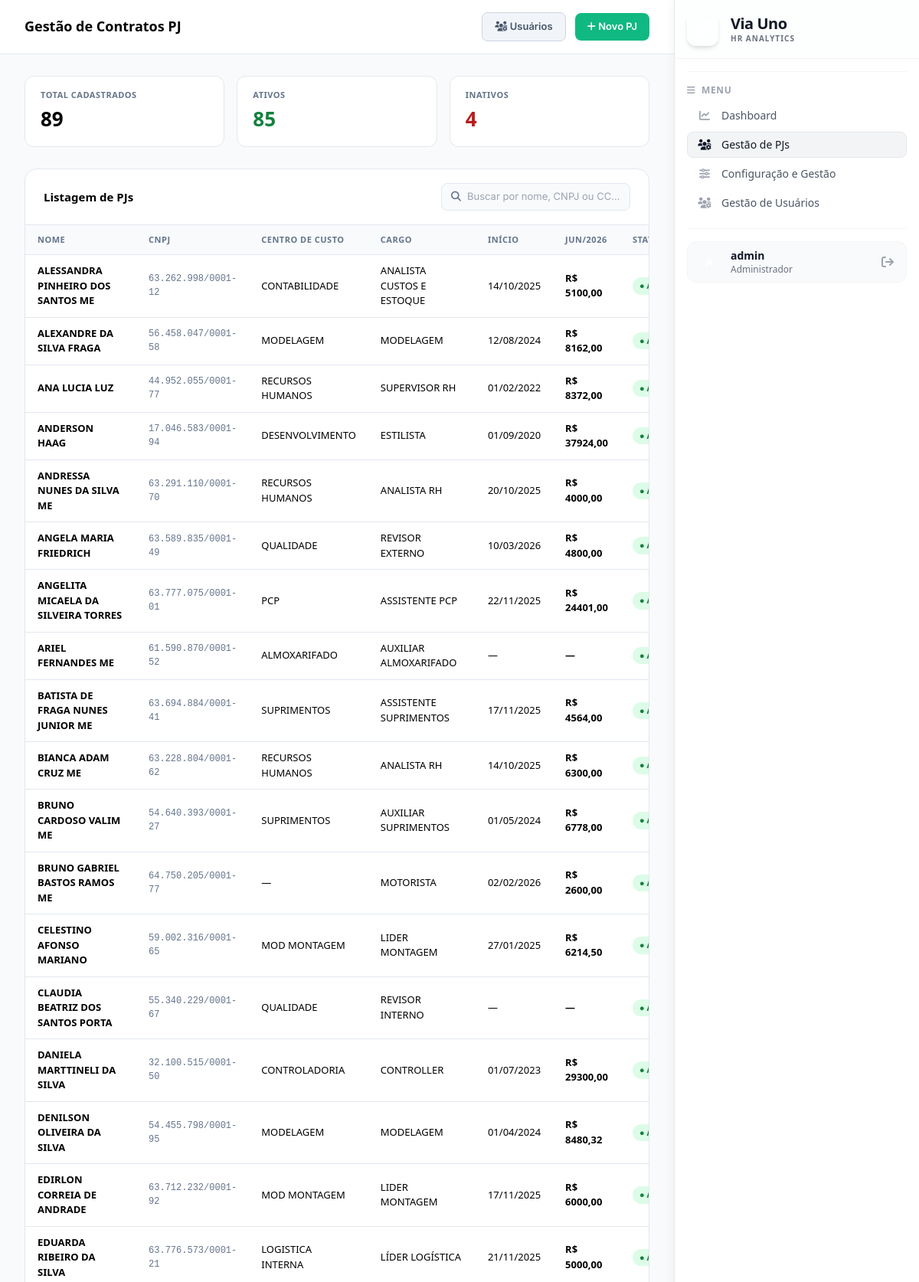
The page /admin (signed in, upper part) on the database its author committed.
### models.py (models this page shows, shortened)
class PjContrato(db.Model):
    __tablename__ = 'pj_contratos'
    id = db.Column(db.Integer, primary_key=True)
    nome = db.Column(db.String(200), nullable=False)
    cnpj = db.Column(db.String(20), unique=True, nullable=False)
    razao_social = db.Column(db.String(200))
    data_inicio = db.Column(db.Date)
    data_encerramento = db.Column(db.Date)
    cargo = db.Column(db.String(100))
    centro_custo = db.Column(db.String(100))
    observacoes = db.Column(db.Text)
    ativo = db.Column(db.Boolean, default=True)
    valor_2025 = db.Column(db.Float, default=0.0)
    valor_jan_2026 = db.Column(db.Float, default=0.0)
    valor_fev_2026 = db.Column(db.Float, default=0.0)
    valor_mar_2026 = db.Column(db.Float, default=0.0)
    valor_abr_2026 = db.Column(db.Float, default=0.0)
    valor_mai_2026 = db.Column(db.Float, default=0.0)
    valor_jun_2026 = db.Column(db.Float, default=0.0)
    valor_jul_2026 = db.Column(db.Float, default=0.0)
    valor_ago_2026 = db.Column(db.Float, default=0.0)
    valor_set_2026 = db.Column(db.Float, default=0.0)
    valor_out_2026 = db.Column(db.Float, default=0.0)
    valor_nov_2026 = db.Column(db.Float, default=0.0)
    valor_dez_2026 = db.Column(db.Float, default=0.0)

class User(UserMixin, db.Model):
    __tablename__ = 'users'
    id = db.Column(db.Integer, primary_key=True)
    username = db.Column(db.String(80), unique=True, nullable=False)
    password_hash = db.Column(db.String(200), nullable=False)
    role = db.Column(db.String(20), nullable=False, default='viewer')  # 'editor' or 'viewer'
    @property
    def is_editor(self):
        return self.role == 'editor'

### app.py (the view)
@app.route('/admin')
@editor_required
def admin():
    search = request.args.get('q', '').strip()
    query = PjContrato.query
    if search:
        query = query.filter(
            PjContrato.nome.ilike(f'%{search}%') |
            PjContrato.cnpj.ilike(f'%{search}%') |
            PjContrato.centro_custo.ilike(f'%{search}%')
        )
    pjs = query.order_by(PjContrato.nome).all()
    return render_template('admin.html', pjs=pjs, search=search)

### app.py (called while the page is built)
@event.listens_for(Engine, 'connect')
def set_sqlite_pragma(dbapi_connection, connection_record):
    if isinstance(dbapi_connection, sqlite3.Connection):
        cursor = dbapi_connection.cursor()
        cursor.execute('PRAGMA journal_mode=WAL')
        cursor.execute('PRAGMA busy_timeout=10000')
        cursor.close()

@login_manager.user_loader
def load_user(user_id):
    return User.query.get(int(user_id))

def editor_required(f):
    @wraps(f)
    def decorated_function(*args, **kwargs):
        if not current_user.is_authenticated:
            flash('Para acessar esta página é necessário fazer login.', 'error')
            return redirect(url_for('login'))
        if not current_user.is_editor:
            flash('Acesso negado. Apenas editores podem acessar esta página.', 'error')
            return redirect(url_for('index'))
        return f(*args, **kwargs)
    return decorated_function

### templates/admin.html (shortened to what this page needs)
<!DOCTYPE html>
<html lang="pt-BR">
<head>
    <script src="https://cdn.tailwindcss.com"></script>
    <link rel="stylesheet" href="https://cdnjs.cloudflare.com/ajax/libs/font-awesome/6.4.0/css/all.min.css">
</head>
<body class="bg-gray-50 flex h-screen overflow-hidden antialiased">
    <div class="main flex-1">
        <div class="topbar">
            <h1>Gestão de Contratos PJ</h1>
            <div class="topbar-actions">
                <a href="{{ url_for('admin_usuarios') }}" class="btn" style="background:#f1f5f9; color:#475569; border:1px solid #cbd5e1;">
                    <i class="fa-solid fa-users-gear"></i> &nbsp;Usuários
                </a>
                <a href="{{ url_for('pj_novo') }}" class="btn btn-primary">
                    <i class="fa-solid fa-plus"></i> &nbsp;Novo PJ
                </a>
            </div>
        </div>
        <div class="content">
            <div class="stats-grid">
                <div class="stat-card">
                    <p>Total Cadastrados</p>
                    <h3>{{ pjs | length }}</h3>
                </div>
                <div class="stat-card">
                    <p>Ativos</p>
                    <h3 style="color: #15803d;">{{ pjs | selectattr('ativo') | list | length }}</h3>
                </div>
                <div class="stat-card">
                    <p>Inativos</p>
                    <h3 style="color: #b91c1c;">{{ pjs | rejectattr('ativo') | list | length }}</h3>
                </div>
            </div>
            <div class="table-card">
                <div class="table-header">
                    <h2>Listagem de PJs</h2>
                    <form method="GET" style="margin:0">
                        <div class="search-box">
                            <i class="fa-solid fa-search"></i>
                            <input type="text" name="q" value="{{ search }}" placeholder="Buscar por nome, CNPJ ou CC...">
                        </div>
                    </form>
                </div>
                {% if pjs %}
                <div style="overflow-x: auto;">
                <table>
                    <thead>
                        <tr>
                            <th>Nome</th>
                            <th>CNPJ</th>
                            <th>Centro de Custo</th>
                            <th>Cargo</th>
                            <th>Início</th>
                            <th>Jun/2026</th>
                            <th>Status</th>
                        </tr>
                    </thead>
                    <tbody>
                        {% for pj in pjs %}
                        <tr>
                            <td><strong>{{ pj.nome }}</strong></td>
                            <td style="font-family: monospace; font-size: 12px; color: #64748b;">{{ pj.cnpj }}</td>
                            <td>{{ pj.centro_custo or '—' }}</td>
                            <td>{{ pj.cargo or '—' }}</td>
                            <td>{{ pj.data_inicio.strftime('%d/%m/%Y') if pj.data_inicio else '—' }}</td>
                            <td style="font-weight: 600;">
                                {% if pj.valor_jun_2026 and pj.valor_jun_2026 > 0 %}
                                    R$ {{ "%.2f"|format(pj.valor_jun_2026)|replace('.', ',') }}
                                {% else %}—{% endif %}
                            </td>
                            <td>
                                <span class="badge {{ 'badge-green' if pj.ativo else 'badge-red' }}">
                                    {{ '● Ativo' if pj.ativo else '○ Inativo' }}
                                </span>
                            </td>
                        </tr>
                        {% endfor %}
                    </tbody>
                </table>
                </div>
                {% else %}
                <div class="empty">
                    <i class="fa-solid fa-users-slash"></i>
                    <p>Nenhum PJ encontrado. <a href="{{ url_for('pj_novo') }}">Cadastrar novo?</a></p>
                </div>
                {% endif %}
            </div>
        </div>
    </div>
    {% include "sidebar.html" %}
</body>
</html>

### templates/sidebar.html (shortened to what this page needs)
    <aside class="w-80 flex-shrink-0 bg-white border-l border-gray-200 flex flex-col h-full shadow-[0_0_15px_rgba(0,0,0,0.05)] z-20">
        <div class="p-4 border-b border-gray-100 flex items-center gap-4 bg-gray-50/30">
            <div class="bg-brand-600 text-white p-2 rounded-xl shadow-md">
                <i class="fa-solid fa-shoe-prints text-xl"></i>
            </div>
            <div>
                <h1 class="text-xl font-bold text-gray-900 leading-tight tracking-tight">Via Uno</h1>
                <p class="text-[10px] text-gray-500 font-semibold tracking-widest uppercase">HR Analytics</p>
            </div>
        </div>
        <div class="flex-1 overflow-y-auto p-4 space-y-4 no-scrollbar flex flex-col">
            <div class="pt-4 border-t border-gray-100">
                <h2 class="text-xs font-bold text-gray-400 uppercase tracking-wider mb-2 flex items-center gap-2">
                    <i class="fa-solid fa-bars"></i>
                    Menu
                </h2>
                <ul class="space-y-1">
                    <li>
                        <a href="{{ url_for('index') }}" class="flex items-center gap-3 px-3 py-1.5 rounded-lg font-medium text-sm transition-colors {% if request.path == '/' %}bg-gray-100 text-gray-900 border border-gray-200{% else %}text-gray-600 hover:bg-gray-100 border border-transparent{% endif %}">
                            <i class="fa-solid fa-chart-line w-5 text-center {% if request.path == '/' %}text-brand-600{% else %}text-gray-400{% endif %}"></i>
                            Dashboard
                        </a>
                    </li>
                    <li>
                        <a href="{{ url_for('admin') }}" class="flex items-center gap-3 px-3 py-1.5 rounded-lg font-medium text-sm transition-colors {% if request.path == '/admin' or request.path.startswith('/admin/pj') %}bg-gray-100 text-gray-900 border border-gray-200{% else %}text-gray-600 hover:bg-gray-100 border border-transparent{% endif %}">
                            <i class="fa-solid fa-users-gear w-5 text-center {% if request.path == '/admin' or request.path.startswith('/admin/pj') %}text-brand-600{% else %}text-gray-400{% endif %}"></i>
                            Gestão de PJs
                        </a>
                    </li>
                    <li>
                        <a href="{{ url_for('agrupadores') }}" class="flex items-center gap-3 px-3 py-1.5 rounded-lg font-medium text-sm transition-colors {% if request.path.startswith('/admin/agrupadores') %}bg-gray-100 text-gray-900 border border-gray-200{% else %}text-gray-600 hover:bg-gray-100 border border-transparent{% endif %}">
                            <i class="fa-solid fa-sliders w-5 text-center {% if request.path.startswith('/admin/agrupadores') %}text-brand-600{% else %}text-gray-400{% endif %}"></i>
                            Configuração e Gestão
                        </a>
                    </li>
                    <li>
                        <a href="{{ url_for('admin_usuarios') }}" class="flex items-center gap-3 px-3 py-1.5 rounded-lg font-medium text-sm transition-colors {% if request.path.startswith('/admin/usuarios') %}bg-gray-100 text-gray-900 border border-gray-200{% else %}text-gray-600 hover:bg-gray-100 border border-transparent{% endif %}">
                            <i class="fa-solid fa-users-gear w-5 text-center {% if request.path.startswith('/admin/usuarios') %}text-brand-600{% else %}text-gray-400{% endif %}"></i>
                            Gestão de Usuários
                        </a>
                    </li>
                </ul>
            </div>
            <div class="mt-auto pt-4 pb-2 border-t border-gray-100">
                <div class="flex items-center gap-3 px-3 py-2 bg-gray-50 rounded-xl border border-gray-100">
                    <div class="w-8 h-8 rounded-full bg-brand-600 flex items-center justify-center text-white font-bold text-sm">
                    </div>
                    <div class="flex-1 min-w-0">
                        <p class="text-sm font-semibold text-gray-900 truncate">
                            {% if current_user.is_authenticated %}
                                {{ current_user.username }}
                            {% else %}
                                Visitante
                            {% endif %}
                        </p>
                        <p class="text-xs text-gray-500 truncate">
                            {% if current_user.is_authenticated %}
                                {% if current_user.is_editor %}Administrador{% else %}Visualizador{% endif %}
                            {% else %}
                                Somente Leitura
                            {% endif %}
                        </p>
                    </div>
                    {% if current_user.is_authenticated %}
                    <a href="/logout" class="text-gray-400 hover:text-red-500 transition-colors p-1" title="Sair">
                        <i class="fa-solid fa-arrow-right-from-bracket"></i>
                    </a>
                    {% else %}
                    <a href="/login" class="text-gray-400 hover:text-brand-600 transition-colors p-1" title="Login">
                        <i class="fa-solid fa-arrow-right-to-bracket"></i>
                    </a>
                    {% endif %}
                </div>
            </div>
        </div>
    </aside>

### templates/admin.html (style rules this page uses)
*, *::before, *::after { box-sizing: border-box; margin: 0; padding: 0; }
:root { --bg: #f8fafc; --sidebar: #0f172a; --accent: #10b981; --accent-dark: #059669; --danger: #ef4444; --warning: #f59e0b; --text: #1e293b; --text-muted: #64748b; --border: #e2e8f0; --card: #ffffff; }
.main { flex: 1; display: flex; flex-direction: column; overflow: hidden; height: 100vh; }
.topbar { background: var(--card); border-bottom: 1px solid var(--border); padding: 16px 32px; display: flex; align-items: center; justify-content: space-between; }
.topbar h1 { font-size: 18px; font-weight: 700; }
.topbar-actions { display: flex; align-items: center; gap: 12px; }
.content { padding: 28px 32px; flex: 1; overflow-y: auto; }
.stats-grid { display: grid; grid-template-columns: repeat(auto-fit, minmax(160px, 1fr)); gap: 16px; margin-bottom: 28px; }
.stat-card { background: var(--card); border-radius: 12px; border: 1px solid var(--border); padding: 16px 20px; }
.stat-card p { font-size: 11px; font-weight: 600; color: var(--text-muted); text-transform: uppercase; letter-spacing: 0.5px; }
.stat-card h3 { font-size: 26px; font-weight: 700; margin-top: 4px; }
.table-card { background: var(--card); border: 1px solid var(--border); border-radius: 16px; overflow: hidden; }
.table-header { padding: 18px 24px; display: flex; align-items: center; justify-content: space-between; border-bottom: 1px solid var(--border); flex-wrap: wrap; gap: 12px; }
.table-header h2 { font-size: 15px; font-weight: 700; }
.search-box { display: flex; align-items: center; gap: 8px; background: var(--bg); border: 1px solid var(--border); border-radius: 8px; padding: 7px 12px; }
.search-box input { border: none; background: none; outline: none; font-family: 'Inter', sans-serif; font-size: 13px; color: var(--text); min-width: 200px; }
.search-box i { color: var(--text-muted); font-size: 13px; }
table { width: 100%; border-collapse: collapse; }
thead th { background: #f8fafc; padding: 11px 16px; text-align: left; font-size: 11px; font-weight: 700; color: var(--text-muted); text-transform: uppercase; letter-spacing: 0.5px; border-bottom: 1px solid var(--border); }
tbody tr { transition: background 0.1s; }
tbody td { padding: 11px 16px; font-size: 13px; border-bottom: 1px solid var(--border); vertical-align: middle; }
.badge { display: inline-flex; align-items: center; gap: 4px; padding: 3px 9px; border-radius: 20px; font-size: 11px; font-weight: 600; }
.badge-green { background: #dcfce7; color: #15803d; }
.btn { display: inline-flex; align-items: center; gap-6px; padding: 8px 16px; border-radius: 8px; font-family: 'Inter', sans-serif; font-size: 13px; font-weight: 600; cursor: pointer; border: none; text-decoration: none; transition: all 0.15s; }
.btn-primary { background: var(--accent); color: #fff; }

### rows shown on the page
PjContrato: nome "ALESSANDRA PINHEIRO DOS SANTOS ME", cnpj "63.262.998/0001-12", centro_custo "CONTABILIDADE", cargo "ANALISTA CUSTOS E ESTOQUE", data_inicio "14/10/2025", valor_jun_2026 "5100,00", ativo "●…"
PjContrato: nome "ALEXANDRE DA SILVA FRAGA", cnpj "56.458.047/0001-58", centro_custo "MODELAGEM", cargo "MODELAGEM", data_inicio "12/08/2024", valor_jun_2026 "8162,00", ativo "●…"
PjContrato: nome "ANA LUCIA LUZ", cnpj "44.952.055/0001-77", centro_custo "RECURSOS HUMANOS", cargo "SUPERVISOR RH", data_inicio "01/02/2022", valor_jun_2026 "8372,00", ativo "●…"
PjContrato: nome "ANDERSON HAAG", cnpj "17.046.583/0001-94", centro_custo "DESENVOLVIMENTO", cargo "ESTILISTA", data_inicio "01/09/2020", valor_jun_2026 "37924,00", ativo "●…"
PjContrato: nome "ANDRESSA NUNES DA SILVA ME", cnpj "63.291.110/0001-70", centro_custo "RECURSOS HUMANOS", cargo "ANALISTA RH", data_inicio "20/10/2025", valor_jun_2026 "4000,00", ativo "●…"
PjContrato: nome "ANGELA MARIA FRIEDRICH", cnpj "63.589.835/0001-49", centro_custo "QUALIDADE", cargo "REVISOR EXTERNO", data_inicio "10/03/2026", valor_jun_2026 "4800,00", ativo "●…"
PjContrato: nome "ANGELITA MICAELA DA SILVEIRA TORRES", cnpj "63.777.075/0001-01", centro_custo "PCP", cargo "ASSISTENTE PCP", data_inicio "22/11/2025", valor_jun_2026 "24401,00", ativo "●…"
PjContrato: nome "ARIEL FERNANDES ME", cnpj "61.590.870/0001-52", centro_custo "ALMOXARIFADO", cargo "AUXILIAR ALMOXARIFADO", data_inicio "—", ativo "●…"
PjContrato: nome "BATISTA DE FRAGA NUNES JUNIOR ME", cnpj "63.694.884/0001-41", centro_custo "SUPRIMENTOS", cargo "ASSISTENTE SUPRIMENTOS", data_inicio "17/11/2025", valor_jun_2026 "4564,00", ativo "●…"
PjContrato: nome "BIANCA ADAM CRUZ ME", cnpj "63.228.804/0001-62", centro_custo "RECURSOS HUMANOS", cargo "ANALISTA RH", data_inicio "14/10/2025", valor_jun_2026 "6300,00", ativo "●…"
PjContrato: nome "BRUNO CARDOSO VALIM ME", cnpj "54.640.393/0001-27", centro_custo "SUPRIMENTOS", cargo "AUXILIAR SUPRIMENTOS", data_inicio "01/05/2024", valor_jun_2026 "6778,00", ativo "●…"
PjContrato: nome "BRUNO GABRIEL BASTOS RAMOS ME", cnpj "64.750.205/0001-77", centro_custo "—", cargo "MOTORISTA", data_inicio "02/02/2026", valor_jun_2026 "2600,00", ativo "●…"
PjContrato: nome "CELESTINO AFONSO MARIANO", cnpj "59.002.316/0001-65", centro_custo "MOD MONTAGEM", cargo "LIDER MONTAGEM", data_inicio "27/01/2025", valor_jun_2026 "6214,50", ativo "●…"
PjContrato: nome "CLAUDIA BEATRIZ DOS SANTOS PORTA", cnpj "55.340.229/0001-67", centro_custo "QUALIDADE", cargo "REVISOR INTERNO", data_inicio "—", ativo "●…"
PjContrato: nome "DANIELA MARTTINELI DA SILVA", cnpj "32.100.515/0001-50", centro_custo "CONTROLADORIA", cargo "CONTROLLER", data_inicio "01/07/2023", valor_jun_2026 "29300,00", ativo "●…"
PjContrato: nome "DENILSON OLIVEIRA DA SILVA", cnpj "54.455.798/0001-95", centro_custo "MODELAGEM", cargo "MODELAGEM", data_inicio "01/04/2024", valor_jun_2026 "8480,32", ativo "●…"
PjContrato: nome "EDIRLON CORREIA DE ANDRADE", cnpj "63.712.232/0001-92", centro_custo "MOD MONTAGEM", cargo "LIDER MONTAGEM", data_inicio "17/11/2025", valor_jun_2026 "6000,00", ativo "●…"
PjContrato: nome "EDUARDA RIBEIRO DA SILVA", cnpj "63.776.573/0001-21", centro_custo "LOGISTICA INTERNA", cargo "LÍDER LOGÍSTICA", data_inicio "21/11/2025", valor_jun_2026 "5000,00", ativo "●…"
User: username "admin"

### other values the page prints
{{ pjs | length }} "89"
{{ pjs | selectattr('ativo') | list | length }} "85"
{{ pjs | rejectattr('ativo') | list | length }} "4"
